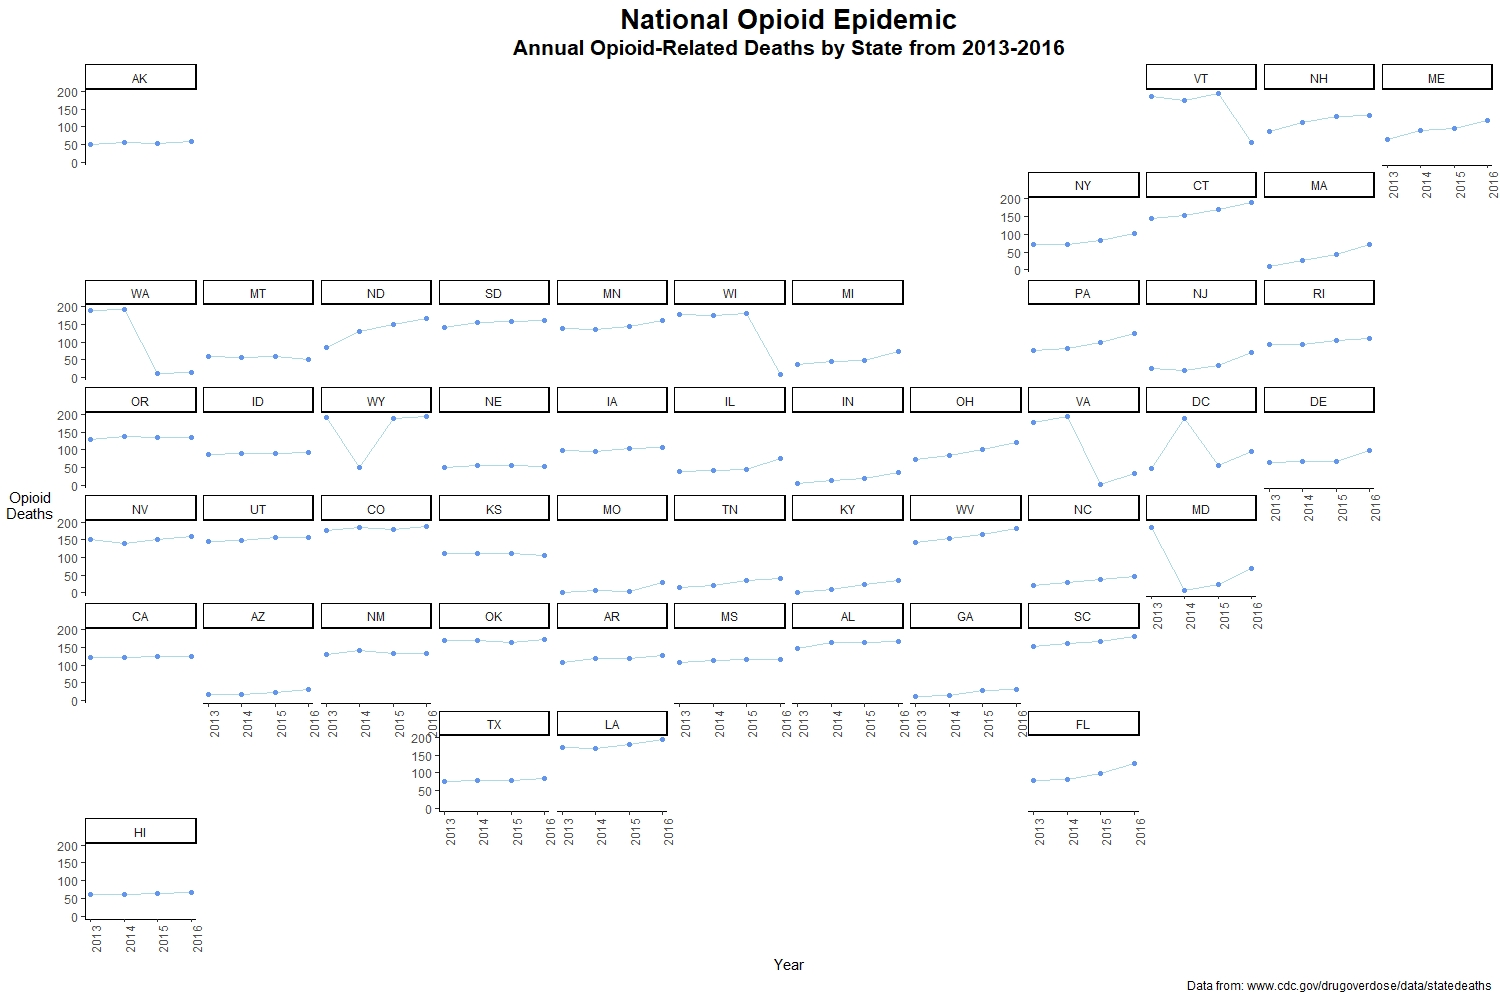

This chart was generated by the following R code:
library(tidyverse)
library(geofacet)
df <- read.csv("C:/Users/johansra/Box Sync/DataVizFriday/Opioid_Epidemic/Opioid_Deaths_2013-2016.csv")

#Create geo_faceted map 
df$Deaths <- as.numeric(df$Deaths)

ggplot(df) +
  geom_line(aes(Year, Deaths), color = "lightblue") +
  geom_point(aes(Year, Deaths), color = "#6495ED") +
  facet_geo(~State, grid = us_state_grid2) +
  theme_classic() +
  labs(title = "National Opioid Epidemic",
       subtitle = "Annual Opioid-Related Deaths by State from 2013-2016",
       x = "Year",
       y = "Opioid\nDeaths",
       caption = "Data from: www.cdc.gov/drugoverdose/data/statedeaths") +
  theme(axis.text.x = element_text(angle = 90, hjust = 1),
        axis.text.y = element_text(angle = 0, hjust = 1),
        axis.title.y = element_text(angle = 0, vjust = 0.5),
        plot.title = element_text(size = 20, face = "bold", hjust = 0.5),
        plot.subtitle = element_text(size = 16, face = "bold", hjust = 0.5),
        legend.title=element_text(size=16), 
        legend.text=element_text(size=12))
